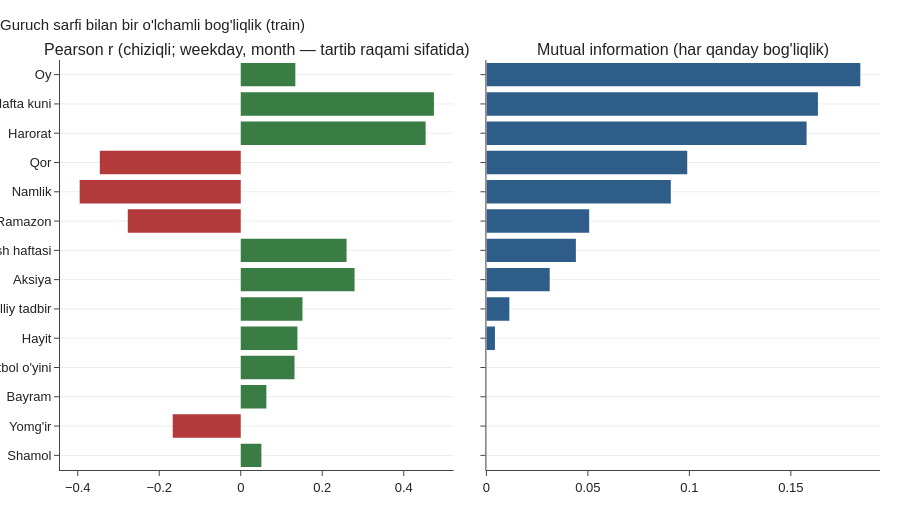

Source (notebook cell):
### Code cell
u = uni[uni.target == "rice_kg"].set_index("feature")
u = u.reindex(u["MI"].sort_values().index)
labels = [NAMES[c] for c in u.index]
fig = make_subplots(rows=1, cols=2, shared_yaxes=True, horizontal_spacing=0.04,
                    subplot_titles=["Pearson r (chiziqli; weekday, month — tartib raqami sifatida)", "Mutual information (har qanday bog'liqlik)"])
fig.add_bar(y=labels, x=u["Pearson r"], orientation="h", showlegend=False,
            marker_color=np.where(u["Pearson r"] >= 0, style.GREEN, style.RED), row=1, col=1)
fig.add_bar(y=labels, x=u["MI"], orientation="h", showlegend=False, marker_color=style.BLUE, row=1, col=2)
fig.update_layout(title="Guruch sarfi bilan bir o'lchamli bog'liqlik (train)", height=520)
style.save(fig, "02_univariate")

### Figure 1 — Plotly figure (JSON) as saved in the notebook; plotly's stock layout.template omitted (floating-point values rounded to 4 significant figures)
{"data": [{"marker": {"color": ["#3a7d44", "#b23a3a", "#3a7d44", "#3a7d44", "#3a7d44", "#3a7d44", "#3a7d44", "#3a7d44", "#b23a3a", "#b23a3a", "#b23a3a", "#3a7d44", "#3a7d44", "#3a7d44"]}, "orientation": "h", "showlegend": false, "type": "bar", "x": [0.05065, -0.1669, 0.06286, 0.1319, 0.139, 0.1515, 0.2793, 0.2597, -0.2772, -0.3952, -0.3459, 0.4537, 0.474, 0.1339], "xaxis": "x", "y": ["Shamol", "Yomg'ir", "Bayram", "Futbol o'yini", "Hayit", "Mahalliy tadbir", "Aksiya", "Maosh haftasi", "Ramazon", "Namlik", "Qor", "Harorat", "Hafta kuni", "Oy"], "yaxis": "y"}, {"marker": {"color": "#2f5d8a"}, "orientation": "h", "showlegend": false, "type": "bar", "x": [0.0, 0.0, 0.0, 0.0, 0.004216, 0.0113, 0.0312, 0.04409, 0.05064, 0.09087, 0.09895, 0.1578, 0.1633, 0.1842], "xaxis": "x2", "y": ["Shamol", "Yomg'ir", "Bayram", "Futbol o'yini", "Hayit", "Mahalliy tadbir", "Aksiya", "Maosh haftasi", "Ramazon", "Namlik", "Qor", "Harorat", "Hafta kuni", "Oy"], "yaxis": "y2"}], "layout": {"annotations": [{"font": {"size": 16}, "showarrow": false, "text": "Pearson r (chiziqli; weekday, month — tartib raqami sifatida)", "x": 0.24, "xanchor": "center", "xref": "paper", "y": 1, "yanchor": "bottom", "yref": "paper"}, {"font": {"size": 16}, "showarrow": false, "text": "Mutual information (har qanday bog'liqlik)", "x": 0.76, "xanchor": "center", "xref": "paper", "y": 1, "yanchor": "bottom", "yref": "paper"}], "height": 520, "title": {"text": "Guruch sarfi bilan bir o'lchamli bog'liqlik (train)"}, "xaxis": {"anchor": "y", "domain": [0, 0.48]}, "xaxis2": {"anchor": "y2", "domain": [0.52, 1]}, "yaxis": {"anchor": "x", "domain": [0, 1]}, "yaxis2": {"anchor": "x2", "domain": [0, 1], "matches": "y", "showticklabels": false}}}
